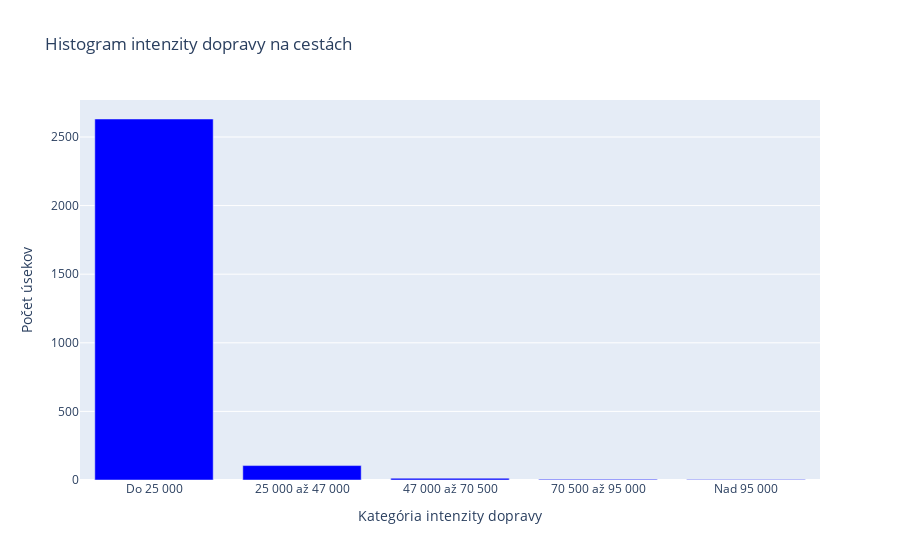

Notebook cell for this chart:
### Code cell
import plotly.graph_objs as go
import pandas as pd

# Assuming df_survey is your DataFrame

# Define bins
bins = [0, 25000, 47000, 70500, 95000, float('inf')]
labels = ['Do 25 000', '25 000 až 47 000',
          '47 000 až 70 500', '70 500 až 95 000', 'Nad 95 000']

# Use pd.cut to categorize data into bins
df_survey['Traffic_Intensity_Category'] = pd.cut(
    df_survey['S'], bins=bins, labels=labels, right=False)

# Prepare data for histogram
data = df_survey['Traffic_Intensity_Category'].value_counts().sort_index()

# Create a Plotly figure
fig = go.Figure()

# Add histogram data
fig.add_trace(go.Bar(x=data.index, y=data.values, marker_color='blue'))

# Update layout
fig.update_layout(
    title='Histogram intenzity dopravy na cestách',
    xaxis_title='Kategória intenzity dopravy',
    yaxis_title='Počet úsekov',
    bargap=0.2
)

# Show figure
fig.show()

### Figure 1 — Plotly figure (JSON) as saved in the notebook; plotly's stock layout.template omitted (floating-point values rounded to 4 significant figures)
{"data": [{"marker": {"color": "blue"}, "type": "bar", "x": ["Do 25 000", "25 000 až 47 000", "47 000 až 70 500", "70 500 až 95 000", "Nad 95 000"], "y": [2631, 105, 13, 5, 3]}], "layout": {"bargap": 0.2, "title": {"text": "Histogram intenzity dopravy na cestách"}, "xaxis": {"title": {"text": "Kategória intenzity dopravy"}}, "yaxis": {"title": {"text": "Počet úsekov"}}}}
